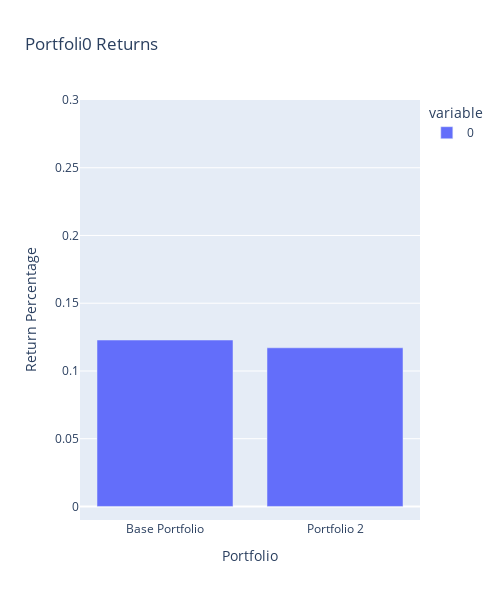

Notebook code cell kept with this figure:
### Code cell
bar_returns = px.bar(total_returns, range_y= (-.01,.3),title="Portfoli0 Returns", labels={"value":"Return Percentage", "index":"Portfolio"}, width=(500), height=(600))
bar_returns

### Figure 1 — Plotly figure (JSON) as saved in the notebook; plotly's stock layout.template omitted (floating-point values rounded to 4 significant figures)
{"data": [{"alignmentgroup": "True", "hovertemplate": "variable=0<br>Portfolio=%{x}<br>Return Percentage=%{y}<extra></extra>", "legendgroup": "0", "marker": {"color": "#636efa"}, "name": "0", "offsetgroup": "0", "orientation": "v", "showlegend": true, "textposition": "auto", "type": "bar", "x": ["Base Portfolio", "Portfolio 2"], "xaxis": "x", "y": [0.1228, 0.1171], "yaxis": "y"}], "layout": {"barmode": "relative", "height": 600, "legend": {"title": {"text": "variable"}, "tracegroupgap": 0}, "title": {"text": "Portfoli0 Returns"}, "width": 500, "xaxis": {"anchor": "y", "domain": [0, 1], "title": {"text": "Portfolio"}}, "yaxis": {"anchor": "x", "domain": [0, 1], "range": [-0.01, 0.3], "title": {"text": "Return Percentage"}}}}
